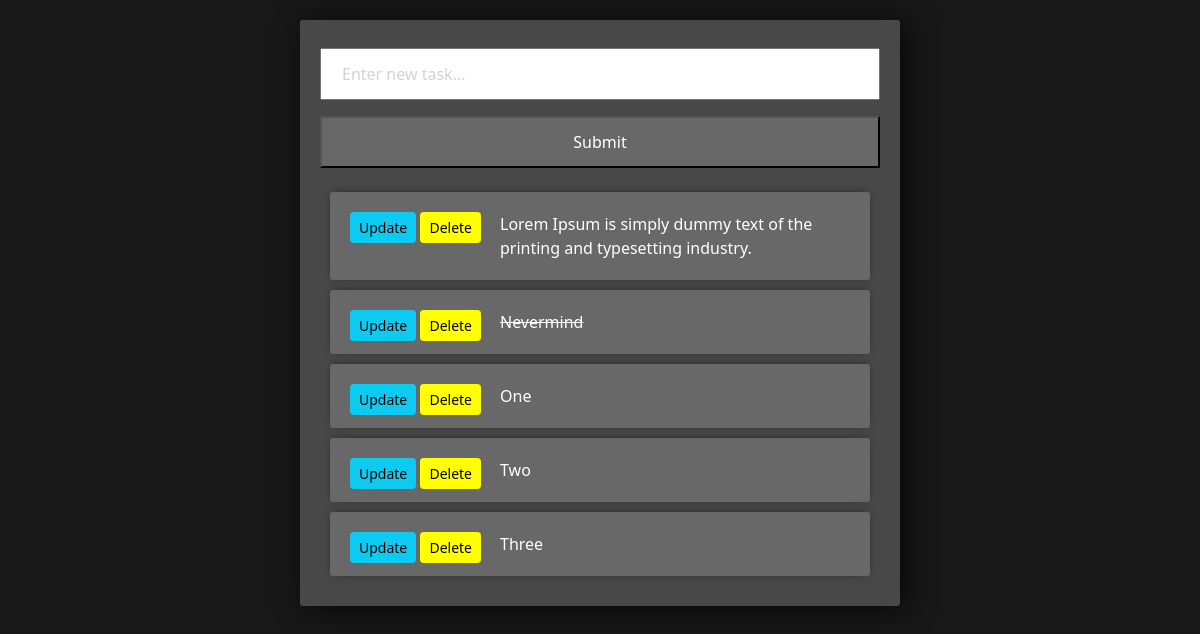
Before: / with the older database file.
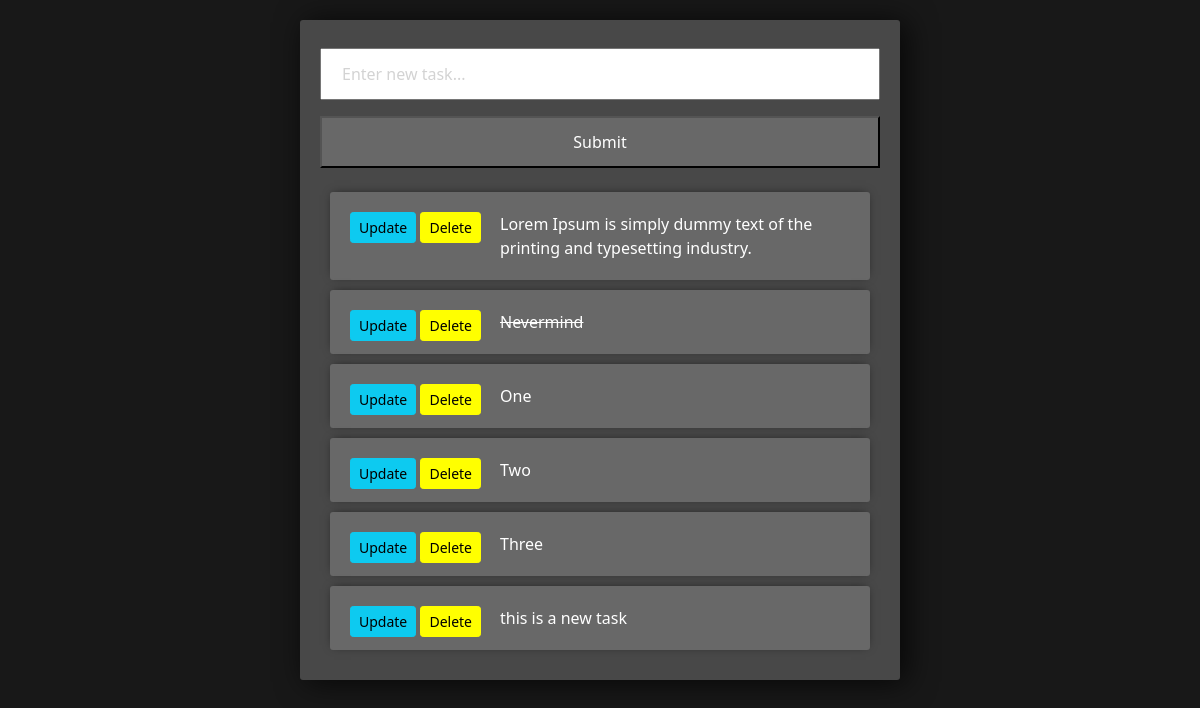
After: the same page with the newer database file.
### task/models.py (models this page shows)
class Task(models.Model):
    title = models.CharField(max_length=200)
    complete = models.BooleanField(default = False)
    create = models.DateTimeField(auto_now_add=True)
    def __str__(self):
        return self.title

### task/views.py (the view)
# urls.py: path('', views.index, name="index"),
def index(request):
    task = Task.objects.all()
    form = TaskForm()
    if request.method == 'POST':
        form = TaskForm(request.POST)
        if form.is_valid():
            form.save()
        return redirect('/')
    context = {'task':task, 'form':form}
    return render(request, 'task/index.html', context)

### task/forms.py
class TaskForm(forms.ModelForm):
    title = forms.CharField(widget=forms.TextInput(attrs={'placeholder':'Enter new task...'}))
    class Meta:
        model = Task
        fields = '__all__'

### task/templates/task/index.html (shortened to what this page needs)
<link href="https://cdn.jsdelivr.net/npm/bootstrap@5.1.0/dist/css/bootstrap.min.css" rel="stylesheet">
<div class="center-column">
    <form method="POST" action="/">
        {{form.title}}
        <input class="submit-btn" type="submit" name="Create Task">
    </form>
    {% for task in task %}
        <div class="item-row">
            <div class="btns">
                <a class="btn btn-sm btn-info"  href="{% url 'update_task' task.id %}">Update</a>
                <a class="btn btn-sm btn-danger"  href="{% url 'delete_task' task.id %}">Delete</a>
            </div>
            <div class="task-text">
                {% if task.complete == True %}
                <strike>{{task}}</strike>
                {% else %}
                <span>{{task}}</span>
                {% endif %}
            </div>
        </div>
    {% endfor %}
</div>

### task/templates/task/index.html (style rules this page uses)
input { width: 100%; padding: 12px 20px; margin: 8px 0; box-sizing: border-box; }
input::placeholder { color: #d3d3d3; }
.center-column { width: 600px; margin: 20px auto; padding: 20px; background-color: rgb(72,72,72); border-radius: 3px; box-shadow: 6px 2px 30px 0px rgba(0, 0, 0, 0.75); }
.item-row { margin: 10px; padding: 20px; border-radius: 3px; color: #fff; background-color: rgb(104,104,104); box-shadow: 0px -1px 10px -4px rgba(0, 0, 0, 0.75); }
.btn-danger { background-color: yellow; color: black; border-color: yellow; }
.btns { width: 150px; float: left; margin: auto; }
.submit-btn { background-color: rgb(104,104,104); color: white; }

Changed rows visible on the page:
added Task: title "this is a new task"
